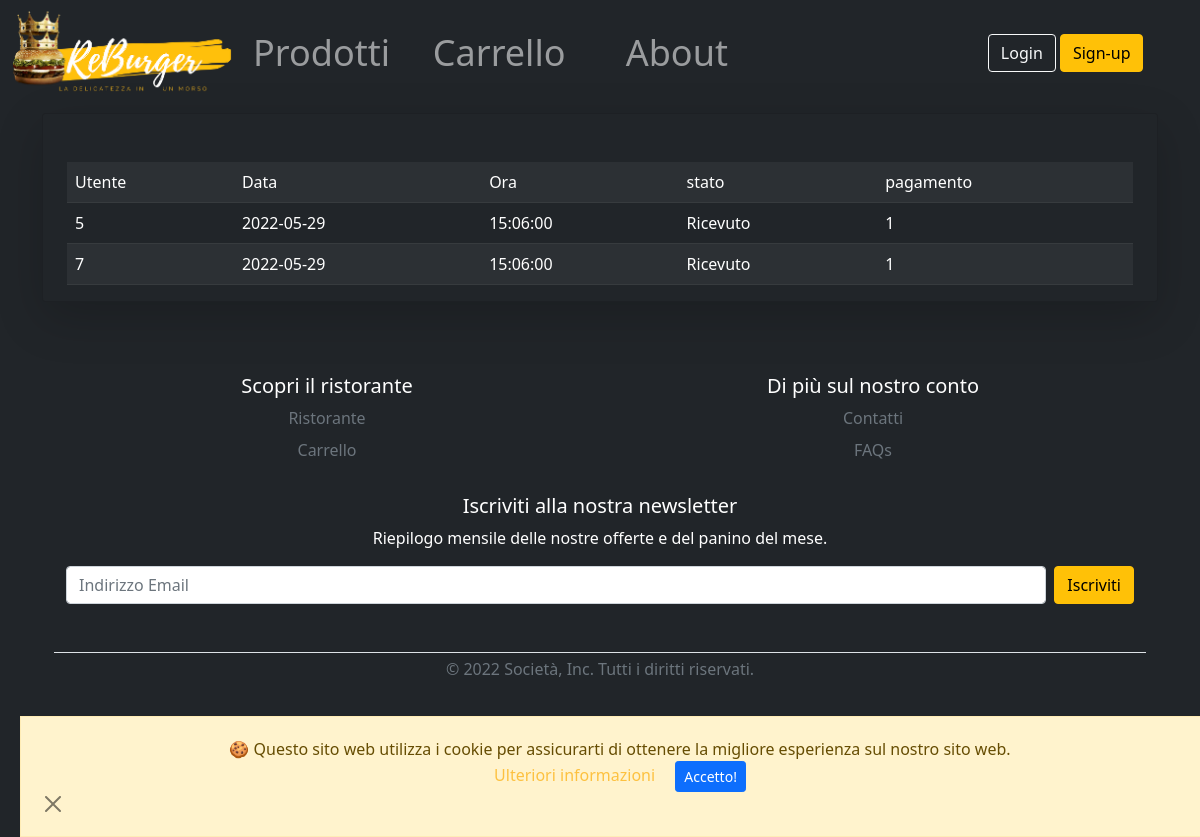
The app's page /ordini.php with its own data.
### tables this page shows
CREATE TABLE IF NOT EXISTS `ordine` (
  `idordine` INT NOT NULL AUTO_INCREMENT UNIQUE,
  `utente` INT,
  `prezzo` INT,
  `data_ordine` DATE DEFAULT current_timestamp(),
  `ora_ordine` TIME DEFAULT current_timestamp(),
  `stato` INT(1) NULL DEFAULT 0,  
  `pagamento` INT(1) DEFAULT 1,  
  PRIMARY KEY (`idordine`));

### ordini.php (called while the page is built)
<?php
require_once 'bootstrap.php';
$templateParams["titolo"] = "ReBurger - Profilo";
$templateParams["nome"] = "ordini-form.php";
$templateParams["ordine"] = $dbh->getOrdini();
$templateParams["utente"] = $dbh->getUtenteById($_SESSION["idutente"]);
require_once 'template/base.php';
?>

### db/dbHelper.php (called while the page is built, shortened)
<?php
class DatabaseHelper{
    private $db;
    public function __construct($servername, $username, $password, $dbname, $port){
        $this->db = new mysqli($servername, $username, $password, $dbname, $port);
    }
    public function getOrdini(){
        $stmt = $this->db->prepare("SELECT * FROM ordine");
        $stmt->execute();
        $result = $stmt->get_result();
        return $result->fetch_all(MYSQLI_ASSOC);
    }
    public function getUtenteById($idcliente){
        $query = "SELECT * FROM utente WHERE idutente=?";
        $stmt = $this->db->prepare($query);
        $stmt->bind_param('i',$idcliente);
        $stmt->execute();
        $result = $stmt->get_result();
      return $result->fetch_all(MYSQLI_ASSOC);
  }
}
?>

### bootstrap.php (called while the page is built, shortened)
<?php
require_once("db/dbHelper.php");
require_once "utilityFunctions.php";
$dbh = new DatabaseHelper("localhost", "root", "", "reburger", 3306);
?>

### utilityFunctions.php (called while the page is built, shortened)
<?php
require_once 'bootstrap.php';
function createCopyright(){
    $year = date('Y');
    $msg = '&copy; ' . $year;
    return $msg;
}
?>

### template/ordini-form.php (the view, shortened to what this page needs)
<div class="container-lg mt-2">
<div class="card bg-dark rounded-6 shadow-lg" >
  <div class=" mx-4 pe-lg-0 pt-lg-5 align-items-center">
    <table class="table table-dark table-hover table-striped">
      <tr><td>Utente</td><td>Data</td><td>Ora</td><td>stato</td><td>pagamento</td></tr>
      <?php foreach ($templateParams["ordine"] as $ordine):?>
        <tr>
          <td><?php echo $ordine["utente"] ?></td>
          <td><?php echo $ordine["data_ordine"] ?></td>
          <td><?php echo $ordine["ora_ordine"] ?></td>
          <td><?php switch ($ordine["stato"]){case '3':echo "Completato";break;case '2':echo "In arrivo";break;case '1':echo "Accettato";break;case '0':echo "Ricevuto";break;}?></td>
          <td><?php echo $ordine["pagamento"] ?></td>
      </tr>
      <?php endforeach; ?>
       </table>
    </div>
      </div>
</div>

### template/base.php (shortened to what this page needs)
<!DOCTYPE html>
<html lang="it">
    <head>
            <link href="https://cdn.jsdelivr.net/npm/bootstrap@5.1.3/dist/css/bootstrap.min.css" rel="stylesheet">
            <link rel="stylesheet" href="css/styleSmartphone.css">
            <link rel="stylesheet" href="https://cdn.jsdelivr.net/npm/bootstrap-icons@1.8.1/font/bootstrap-icons.css">
    </head>
<body class="bg-dark">
<?php include 'cookie.php'; ?>
<header class="bg-dark text-white d-block">
<?php include 'header.php'; ?>
</header>
<main>
  <?php
      if(isset($templateParams["nome"])){
          require($templateParams["nome"]);}
  ?>
</main>
<div class="container-md justify-content-center">
<?php include 'footer.php' ?>
</div>
</body>
</html>

### template/cookie.php
<div id="cb-cookie-banner" class=" alert alert-warning fade show  text-center mb-0" role="alert" >
          🍪  Questo sito web utilizza i cookie per assicurarti di ottenere la migliore esperienza sul nostro sito web. <br>
          <a href="https://www.garanteprivacy.it/faq/cookie" target="blank">Ulteriori informazioni</a>
          <button type="button" class="btn btn-primary btn-sm ms-3" onclick="window.cb_hideCookieBanner()"> Accetto! </button>
         <div class=" d-flex justify-content-start">
            <button type="button" class="btn-close" data-bs-dismiss="alert"  aria-label="Close"></button>
         </div>
</div>

### template/header.php (shortened to what this page needs)
<nav class="navbar navbar-expand-sm bg-dark navbar-dark">
  <div class="col-12 container-fluid justify-content-sm-center">
    <img class="col justify-content-lg-start overflow-hidden" src="img/Logo2.png" alt="ReBurger Logo" onclick='window.location="index.php"'/>
    <?php if(isset($_SESSION["username"]) && $_SESSION["username"]=="propriolui"){ ?>
      <div class="container-mb col-5 collapse navbar-collapse" id="collapsibleNavbar">
      <ul class="col-12 navbar-nav text-center" style="font-size:3vw;">
          <li class="nav-item col-sm-3 ">
            <a class="nav-link" href="listaProdotti.php">Prodotti</a>
          </li>
          <li class="nav-item col-sm-3">
            <a class="nav-link" href="contatti.php">About</a>
          </li>
          <li class="nav-item col-sm-3">
            <a class="nav-link" href="ordini.php">Ordini</a>
          </li>
          <li class="nav-item col-sm-3">
            <a class="nav-link" href="login.php"><?php echo strtoupper($_SESSION["username"]) ?></a>
          </li>
        </ul>
        </div>
        <div class="container text-lg-center text-sm-end col  d-none d-md-block">
              <button type="button" class="btn btn-outline-warning" onclick='window.location="index.php?logout=1"'>LOGOUT</button>
            </div>
      </div>
  <?php    }else { ?>
    <div class="container-mb col-5 collapse navbar-collapse" id="collapsibleNavbar">
    <ul class="col-12 navbar-nav text-center" style="font-size:3vw;">
        <li class="nav-item col-sm-3 ">
          <a class="nav-link" href="menu.php">Prodotti</a>
        </li>
        <li class="nav-item col-sm-3">
          <a class="nav-link" href="carrello.php">Carrello</a>
        </li>
        <li class="nav-item col-sm-3">
          <a class="nav-link" href="contatti.php">About</a>
        </li>
      </ul>
    </div>
    <div class="container text-lg-center text-sm-end col  d-none d-md-block">
          <button type="button" class="btn btn-outline-light" onclick='window.location="login.php"'>Login</button>
          <button type="button" class="btn btn-warning my-2" onclick='window.location="signup.php"'>Sign-up</button>
    </div>
  </div>
<?php     } ?>
</nav>

### template/footer.php (shortened to what this page needs)
<?php
require_once 'utilityFunctions.php';
$colFooter = [1 => "Scopri il ristorante", 2 => "Di più sul nostro conto" ];
$footerLink = [
  ["Ristorante","Contatti"],
  ["Carrello", "FAQs"]];
$links=["menu.php","carrello.php","contatti.php","faqs.php"];
$i=0;
?>
<footer class="py-5 m-4 text-center text-white">
  <div class="row">
    <?php foreach($colFooter as $num => $titolo):?>
      <div class="col-6">
            <h5><?php echo $titolo?></h5>
            <ul class="nav flex-column">
              <?php foreach ($footerLink as list($group1,$group2)) :?>
                <li class="nav-item mb-2"><a href="<?php echo $links[$i] ?>" class="nav-link p-0 text-muted"> <?php if($num <2) {
                  echo $group1;
                 }else {
                    echo $group2;
                  }
                    $i= $i+1;?></a></li>
                <?php endforeach ; ?>
             </ul>
          </div>
        <?php endforeach ;?>
          <div class="col-12 py-4">
            <form class="justify-content-center">
              <h5>Iscriviti alla nostra newsletter</h5>
              <p>Riepilogo mensile delle nostre offerte e del panino del mese.</p>
              <div class="d-flex w-100 gap-2">
                <input id="newsletter1" type="text" class="form-control" placeholder="Indirizzo Email ">
                <button class="btn btn-warning" type="button">Iscriviti</button>
              </div>
            </form>
          </div>
        <div class="col-12 d-block py-1 my-4 border-top">
          <p class="text-center text-muted"><?php echo createCopyright()?> Società, Inc. Tutti i diritti riservati.</p>
    </div>
        <div class="d-flex justify-content-center px-2 ">
          <ul class="list-unstyled d-flex text-white">
              <?php $social = [ "Meta" => '"bi bi-meta"', "Instagram" =>'"bi bi-instagram"', "Twitter" => '"bi bi-twitter"'];
              foreach($social as $nomeSocial => $icona): ?>
            <li class="ms-3"><a class="link-warning" href="#" id=<?php echo $nomeSocial?>><i class=<?php echo $icona?>></i></a></li>
            <?php endforeach; ?>
          </ul>
    </div>
  </footer>

### css/styleSmartphone.css (style rules this page uses)
body> header img { height: 100%; width: 100%; }
header { display: none; }
footer, footer.py-5>div.row { display:inline-flex; }
#cb-cookie-banner { position:fixed; bottom: 0; left: 0; width: 100%; z-index: 999; border-radius: 0; }
.fade { margin: 20px; padding: 20px; opacity: 1; }
*, *:before, *:after { outline: 1px solid transparent; }
a:link { color: rgb(253, 193, 64); background-color: transparent; text-decoration: none; }

### records on screen
ordine: utente "5", data_ordine "2022-05-29", ora_ordine "15:06:00", stato "Ricevuto", pagamento "1"
ordine: utente "7", data_ordine "2022-05-29", ora_ordine "15:06:00", stato "Ricevuto", pagamento "1"

### other values on screen
$titolo "Scopri il ristorante"
$group1 "Ristorante"
$group1 "Carrello"
$titolo "Di più sul nostro conto"
$group2 "Contatti"
$group2 "FAQs"
createCopyright() "© 2022"
